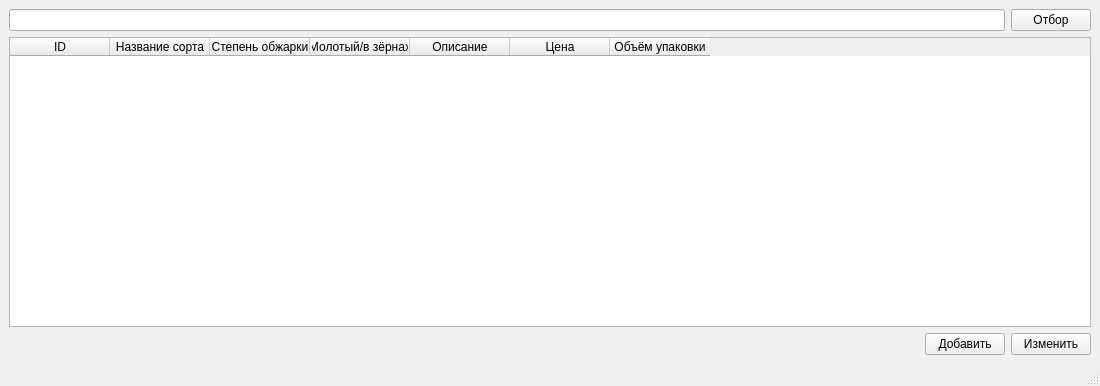
<?xml version="1.0" encoding="UTF-8"?>
<ui version="4.0">
 <class>MainWindow</class>
 <widget class="QMainWindow" name="MainWindow">
  <property name="geometry">
   <rect>
    <x>0</x>
    <y>0</y>
    <width>1100</width>
    <height>386</height>
   </rect>
  </property>
  <property name="sizePolicy">
   <sizepolicy hsizetype="Preferred" vsizetype="Preferred">
    <horstretch>0</horstretch>
    <verstretch>0</verstretch>
   </sizepolicy>
  </property>
  <property name="windowTitle">
   <string>Латте - макиато</string>
  </property>
  <widget class="QWidget" name="centralwidget">
   <layout class="QGridLayout" name="gridLayout">
    <item row="2" column="0">
     <layout class="QHBoxLayout" name="horizontalLayout_2">
      <item>
       <spacer name="horizontalSpacer">
        <property name="orientation">
         <enum>Qt::Horizontal</enum>
        </property>
        <property name="sizeHint" stdset="0">
         <size>
          <width>40</width>
          <height>20</height>
         </size>
        </property>
       </spacer>
      </item>
      <item>
       <widget class="QPushButton" name="pushButton_Add">
        <property name="text">
         <string>Добавить</string>
        </property>
       </widget>
      </item>
      <item>
       <widget class="QPushButton" name="pushButton_Edit">
        <property name="text">
         <string>Изменить</string>
        </property>
       </widget>
      </item>
     </layout>
    </item>
    <item row="0" column="0">
     <layout class="QHBoxLayout" name="horizontalLayout">
      <item>
       <widget class="QLineEdit" name="lineEdit_SearchText"/>
      </item>
      <item>
       <widget class="QPushButton" name="pushButton_SetFilter">
        <property name="text">
         <string>Отбор</string>
        </property>
       </widget>
      </item>
     </layout>
    </item>
    <item row="1" column="0">
     <widget class="QTableWidget" name="tableWidget_Result">
      <property name="layoutDirection">
       <enum>Qt::LeftToRight</enum>
      </property>
      <property name="sizeAdjustPolicy">
       <enum>QAbstractScrollArea::AdjustIgnored</enum>
      </property>
      <attribute name="horizontalHeaderCascadingSectionResizes">
       <bool>false</bool>
      </attribute>
      <attribute name="horizontalHeaderShowSortIndicator" stdset="0">
       <bool>false</bool>
      </attribute>
      <attribute name="horizontalHeaderStretchLastSection">
       <bool>false</bool>
      </attribute>
      <attribute name="verticalHeaderVisible">
       <bool>false</bool>
      </attribute>
      <attribute name="verticalHeaderCascadingSectionResizes">
       <bool>false</bool>
      </attribute>
      <column>
       <property name="text">
        <string>ID</string>
       </property>
      </column>
      <column>
       <property name="text">
        <string>Название сорта</string>
       </property>
      </column>
      <column>
       <property name="text">
        <string>Степень обжарки</string>
       </property>
      </column>
      <column>
       <property name="text">
        <string>Молотый/в зёрнах</string>
       </property>
      </column>
      <column>
       <property name="text">
        <string>Описание</string>
       </property>
      </column>
      <column>
       <property name="text">
        <string>Цена</string>
       </property>
      </column>
      <column>
       <property name="text">
        <string>Объём упаковки</string>
       </property>
      </column>
     </widget>
    </item>
   </layout>
  </widget>
  <widget class="QStatusBar" name="statusbar"/>
 </widget>
 <resources/>
 <connections/>
</ui>
